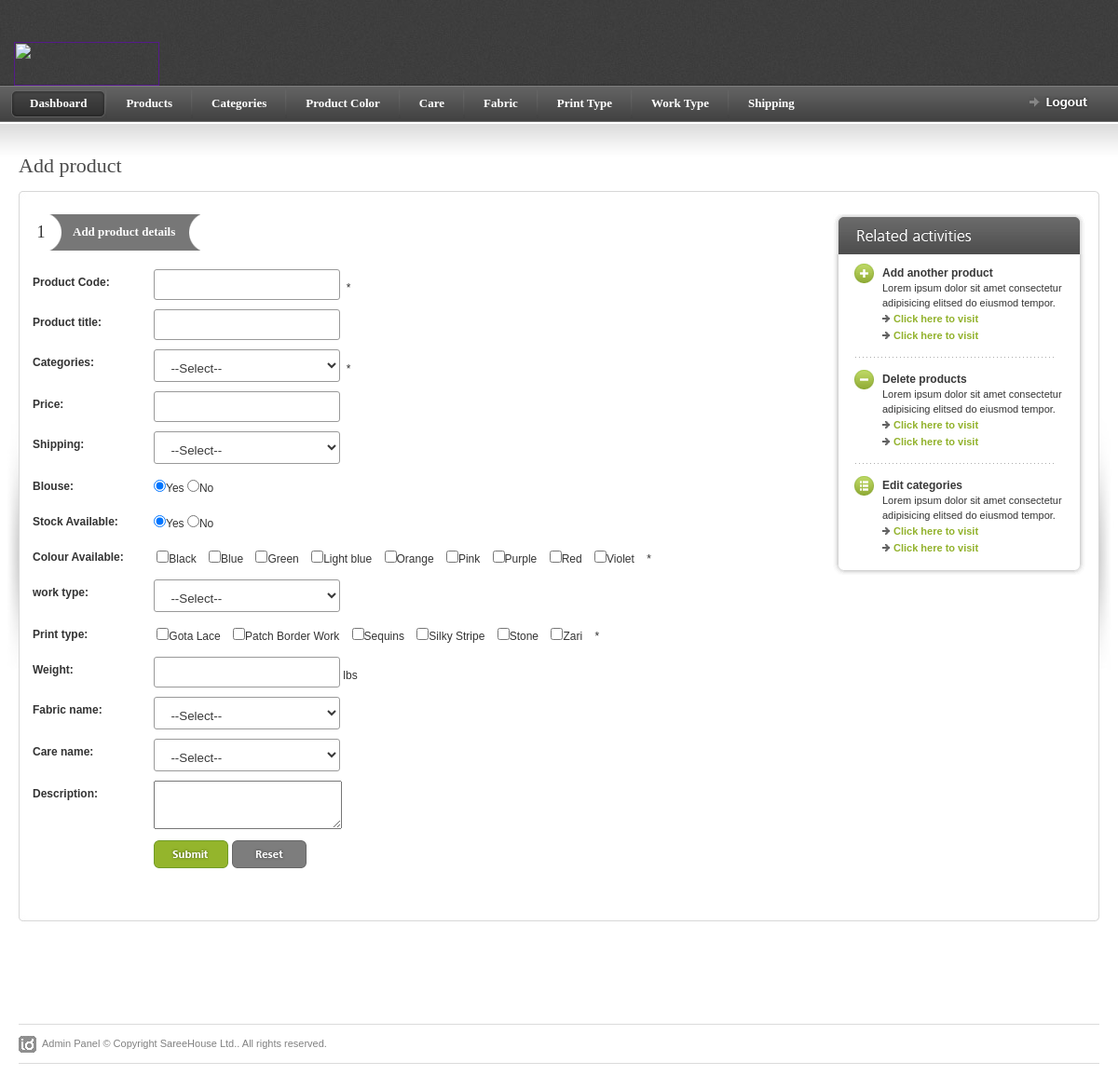
The page /admin/insert_product.php (signed in) on the database its author committed.
### tables this page shows
CREATE TABLE IF NOT EXISTS `product_color` (
  `product_color_id` int(30) NOT NULL,
  `product_color_name` text NOT NULL
);

CREATE TABLE IF NOT EXISTS `product_print_type` (
  `product_print_id` int(30) NOT NULL,
  `product_print_name` text NOT NULL
);

### admin/insert_product.php (the view, shortened to what this page needs)
<?php
if(!isset($_SESSION['user_name'])){
header("location: login.php");
}
else {
?>
<!DOCTYPE html PUBLIC "-//W3C//DTD XHTML 1.0 Strict//EN" "http://www.w3.org/TR/xhtml1/DTD/xhtml1-strict.dtd">
<html xmlns="http://www.w3.org/1999/xhtml">
<head>
<link rel="stylesheet" href="css/screen.css" type="text/css" media="screen" title="default" />
<link rel="stylesheet" href="css/datePicker.css" type="text/css" />
</head>
<body>
<div>
<?php include "topmenu.php" ?>
</div>
<div id="content-outer">
<div id="content">
<div id="page-heading"><h1>Add product</h1></div>
<table border="0" width="100%" cellpadding="0" cellspacing="0" id="content-table">
<tr>
	<th rowspan="3" class="sized"><img src="images/shared/side_shadowleft.jpg" width="20" height="300" alt="" /></th>
	<th class="topleft"></th>
	<td id="tbl-border-top">&nbsp;</td>
	<th class="topright"></th>
	<th rowspan="3" class="sized"><img src="images/shared/side_shadowright.jpg" width="20" height="300" alt="" /></th>
</tr>
<tr>
	<td id="tbl-border-left"></td>
	<td>
	<div id="content-table-inner">
<form method="post" action="#" enctype="multipart/form-data">
	<table border="0" width="100%" cellpadding="0" cellspacing="0">
	<tr valign="top">
	<td>
		<div id="step-holder">
			<div class="step-no">1</div>
			<div class="step-dark-left"><a href="">Add product details</a></div>
			<div class="step-dark-right">&nbsp;</div>
		</div>
		<table border="0" cellpadding="0" cellspacing="0"  id="id-form">
		<tr>
			<th valign="top">Product Code:</th>
			<td><input type="text" name="product_item_code" value="" class="inp-form" />&nbsp;&nbsp;*</td>
		</tr>
		<tr>
			<th valign="top">Product title:</th>
			<td><input type="text" name="product_title" class="inp-form" /></td>
		</tr>
		<tr>
		<th valign="top">Categories:</th>
		<td>
				<select class="inp-form" name="product_categories" value="dropdown"style="width:200px;height:35px">
					<option value="----">&nbsp;&nbsp;--Select--&nbsp;&nbsp;</option>
				</select>&nbsp;&nbsp;*
		</td>
		</tr>
		<tr>
			<th valign="top">Price:</th>
			<td><input type="number" name="product_price"class="inp-form" /></td>
		</tr>
		<tr>
		<th valign="top">Shipping:</th>
		<td>
				<select class="inp-form" name="product_shipping" value="dropdown"style="width:200px;height:35px">
					<option value="----">&nbsp;&nbsp;--Select--</option>
				</select>
			</td>
		</tr>
		<tr>
			<th valign="top">Blouse:</th>
			<td>
			<input type="radio" name="blouse" value="yes" checked>Yes
			<input type="radio" name="blouse" value="no">No
			</td>
		</tr>
		<tr>
			<th valign="top">Stock Available:</th>
			<td>
			<input type="radio" name="stock" value="yes" checked>Yes
			<input type="radio" name="stock" value="no">No
			</td>
		</tr>
		<tr>
			<th valign="top">Colour Available:</th>
			<td style="border:1px;">&nbsp;<?php
				$get_color_query=mysql_query("SELECT * FROM `product_color` ORDER BY product_color_name");
				while($row_color=mysql_fetch_assoc($get_color_query)){
				echo '<input type="checkbox" name="product_color_availability['.$row_color["product_color_id"].']" value="'.$row_color["product_color_id"].'" />'.$row_color["product_color_name"].' &nbsp;&nbsp; ';
			}   ?>*</br>
			</td>
		</tr>
		<tr>
		<th valign="top">work type:</th>
		<td>
				<select class="inp-form" name="product_work_type" value="dropdown"style="width:200px;height:35px">
					<option value="----">&nbsp;&nbsp;--Select--</option>
				</select>
			</td>
		</tr>
		<tr>
			<th valign="top">Print type:</th>
			<td>&nbsp;<?php
				$get_print_query=mysql_query("SELECT * FROM `product_print_type` ORDER BY product_print_name");
				while($row_print=mysql_fetch_assoc($get_print_query)){
				echo '<input type="checkbox" name="product_print_type['.$row_print["product_print_id"].']" value="'.$row_print["product_print_id"].'" />'.$row_print["product_print_name"].' &nbsp;&nbsp; ';
			}   ?>*</br>
			</td>
		</tr>
		<tr>
			<th valign="top">Weight:</th>
			<td><input type="text" name="product_weight" class="inp-form" />&nbsp;lbs</td>
		</tr>
		<tr>
		<th valign="top">Fabric name:</th>
		<td>
			<select class="inp-form" name="fabric_name" value="dropdown"style="width:200px;height:35px">
			<option value="----">&nbsp;&nbsp;--Select--</option>
			</select>
		</td>
		</tr>
		<tr>
		<th valign="top">Care name:</th>
		<td>
			<select class="inp-form" name="care_name" value="dropdown"style="width:200px;height:35px">
			<option value="----">&nbsp;&nbsp;--Select--</option>
			</select>
			</td>
		</tr>
	<tr>
		<th valign="top">Description:</th>
		<td><textarea type="text" name="product_description" class="form-textarea-" style="min-width:200px;min-height:50px;"> </textarea></td>
	</tr>
	<tr>
		<th>&nbsp;</th>
		<td valign="top">
			<input type="submit" name="submit" class="form-submit" />
			<input type="reset" value="" class="form-reset"  />
		</td>
	</tr>
	</table>
	</td>
	<td>
	<div id="related-activities">
		<div id="related-act-top">
		<img src="images/forms/header_related_act.gif" width="271" height="43" alt="" />
		</div>
		<div id="related-act-bottom">
			<div id="related-act-inner">
				<div class="left"><a href=""><img src="images/forms/icon_plus.gif" width="21" height="21" alt="" /></a></div>
				<div class="right">
					<h5>Add another product</h5>
					Lorem ipsum dolor sit amet consectetur
					adipisicing elitsed do eiusmod tempor.
					<ul class="greyarrow">
						<li><a href="">Click here to visit</a></li>
						<li><a href="">Click here to visit</a> </li>
					</ul>
				</div>
				<div class="lines-dotted-short"></div>
				<div class="left"><a href=""><img src="images/forms/icon_minus.gif" width="21" height="21" alt="" /></a></div>
				<div class="right">
					<h5>Delete products</h5>
					Lorem ipsum dolor sit amet consectetur
					adipisicing elitsed do eiusmod tempor.
					<ul class="greyarrow">
						<li><a href="">Click here to visit</a></li>
						<li><a href="">Click here to visit</a> </li>
					</ul>
				</div>
				<div class="lines-dotted-short"></div>
				<div class="left"><a href=""><img src="images/forms/icon_edit.gif" width="21" height="21" alt="" /></a></div>
				<div class="right">
					<h5>Edit categories</h5>
					Lorem ipsum dolor sit amet consectetur
					adipisicing elitsed do eiusmod tempor.
					<ul class="greyarrow">
						<li><a href="">Click here to visit</a></li>
						<li><a href="">Click here to visit</a> </li>
					</ul>
				</div>
			</div>
		</div>
	</div>
</td>
</tr>
<tr>
<td><img src="images/shared/blank.gif" width="695" height="1" alt="blank" /></td>
<td></td>
</tr>
</table>
</form>
</div>
</td>
<td id="tbl-border-right"></td>
</tr>
<tr>
	<th class="sized bottomleft"></th>
	<td id="tbl-border-bottom">&nbsp;</td>
	<th class="sized bottomright"></th>
</tr>
</table>
</div>
</div>
<?php include "footer.php" ?>
</body>
</html>
<?php } ?>

### admin/topmenu.php (shortened to what this page needs)
<div id="page-top-outer">
<div id="page-top">
	<div id="logo">
	<a href=""><img src="images/shared/logo_sareehouse.png" width="156" height="47" alt="" /></a>
	</div>
</div>
</div>
<div class="nav-outer-repeat">
<div class="nav-outer">
		<div id="nav-right">
			<a href="logout.php" id="logout" style="float:left;"><img src="images/shared/nav/nav_logout.gif" width="64" height="14" alt="" /></a>
		</div>
		<div class="nav nav_up">
		<div class="table">
		<ul class="current"><li><a href="index.php"><b>Dashboard</b></a>
		</li>
		</ul>
		<div class="nav-divider">&nbsp;</div>
		<ul class="select select_up"><li><a href="view_product.php?page=1"><b>Products</b></a>
		</li>
		</ul>
		<div class="nav-divider">&nbsp;</div>
		<ul class="select select_up"><li><a href="view_categories.php?page=1"><b>Categories</b></a>
		</li>
		</ul>
		<div class="nav-divider">&nbsp;</div>
		<ul class="select select_up"><li><a href="view_productcolour.php?page=1"><b>Product Color</b></a>
		</li>
		</ul>
		<div class="nav-divider">&nbsp;</div>
		<ul class="select select_up"><li><a href="view_care.php?page=1"><b>Care</b></a>
		</li>
		</ul>
		<div class="nav-divider">&nbsp;</div>
		<ul class="select select_up"><li><a href="view_fabricname.php?page=1"><b>Fabric</b></a>
		</li>
		</ul>
		<div class="nav-divider">&nbsp;</div>
		<ul class="select select_up"><li><a href="view_productprint.php?page=1"><b>Print Type</b></a>
		</li>
		</ul>
		<div class="nav-divider">&nbsp;</div>
		<ul class="select select_up"><li><a href="view_productwork.php?page=1"><b>Work Type</b></a>
		</li>
		</ul>
		<div class="nav-divider">&nbsp;</div>
		<ul class="select select_up"><li><a href="view_shipping.php?page=1"><b>Shipping</b></a>
		</li>
		</ul>
		</div>
		</div>
</div>
</div>

### admin/footer.php (shortened to what this page needs)
<div id="footer">
	<div id="footer-left">
	Admin Panel &copy; Copyright  <a href="http://www.sareehouse.ca" target="_blank">SareeHouse Ltd.</a>. All rights reserved.</div>
</div>

### rows shown on the page
product_color: product_color_name "Black"
product_color: product_color_name "Blue"
product_color: product_color_name "Green"
product_color: product_color_name "Light blue"
product_color: product_color_name "Orange"
product_color: product_color_name "Pink"
product_color: product_color_name "Purple"
product_color: product_color_name "Red"
product_color: product_color_name "Violet"
product_print_type: product_print_name "Gota Lace"
product_print_type: product_print_name "Patch Border Work"
product_print_type: product_print_name "Sequins"
product_print_type: product_print_name "Silky Stripe"
product_print_type: product_print_name "Stone"
product_print_type: product_print_name "Zari"
